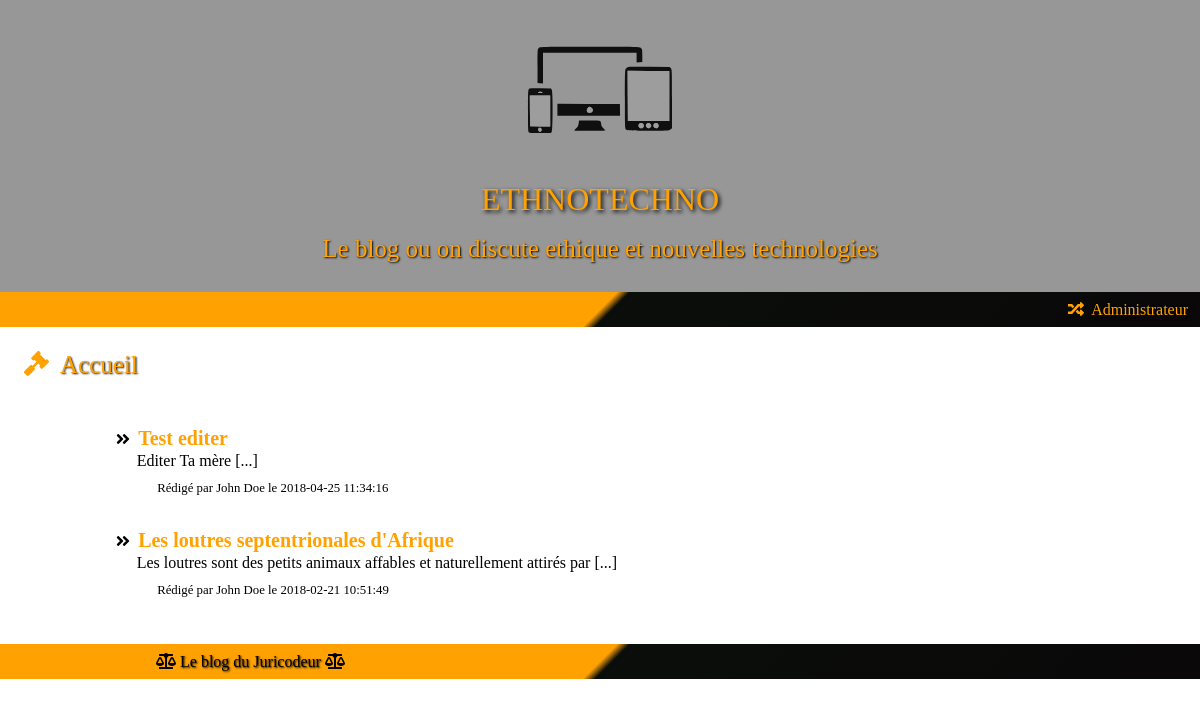
The page / on the database its author committed.
### tables this page shows
CREATE TABLE `Post` (
  `Id` smallint(5) UNSIGNED NOT NULL,
  `Title` varchar(100) NOT NULL,
  `Contents` text NOT NULL,
  `CreationTimestamp` datetime NOT NULL,
  `Author_Id` tinyint(3) UNSIGNED DEFAULT NULL,
  `Category_Id` tinyint(3) UNSIGNED DEFAULT NULL
);

CREATE TABLE `Author` (
  `Id` tinyint(3) UNSIGNED NOT NULL,
  `FirstName` varchar(50) NOT NULL,
  `LastName` varchar(50) NOT NULL
);

### index.php (called while the page is built, shortened)
<?php
include 'application/bdd_connection.php';
$query = $pdo->prepare(
    '
        SELECT
            Post.Id,
            Title,
            Contents,
            CreationTimestamp,
            FirstName,
            LastName
        FROM
            Post
        INNER JOIN
            Author
        ON
            Post.Author_Id = Author.Id
        ORDER BY
            CreationTimestamp DESC
    ');
$query->execute();
$articles = $query->fetchAll(PDO::FETCH_ASSOC);
include 'layout.phtml';
?>

### index.phtml (the view)
<h2><i class="fas fa-gavel"></i>&nbsp; Accueil</h2><br/>
<ul class="article-list">
	<?php foreach($articles as $article): ?>
      	<li class="article">
            <h3>
                <i class="fas fa-angle-double-right"></i>&nbsp;
                <a href="show_article.php?id=<?= intval($article['Id']) ?>" title="Consulter l'article">
                    <?= htmlspecialchars($article['Title']) ?>
                </a>
            </h3>
            <article><?= substr(htmlspecialchars($article['Contents']), 0, 100) ?>&nbsp;[...]</article>
            <small>
                Rédigé par <?= htmlspecialchars($article['FirstName']) ?> <?= htmlspecialchars($article['LastName']) ?>
                le <?= htmlspecialchars($article['CreationTimestamp']) ?>
            </small>
        </li>
    <?php endforeach; ?>
</ul>

### css/style.css (style rules this page uses)
* { box-sizing: border-box; outline: none; }
body { margin: 0; }
a, a:hover, a:visited, a:active { text-decoration: none; }
h2 { font-size: 25px; color: #ffa100; text-shadow : 1px 1px 2px #000000; }
.article { padding-left: 5%; margin-bottom: 2%; }
.article a { color: #ffa100; font-weight: bold; font-size: 20px; }
.article article { padding: 0.5% 0 1% 2%; }
.article small { padding-left: 4%; }
li { margin : 3%; }

### rows shown on the page
post: Title "Test editer", Contents "Editer Ta mère", Author_Id.FirstName "John", Author_Id.LastName "Doe", CreationTimestamp "2018-04-25 11:34:16"
post: Title "Les loutres septentrionales d'Afrique", Contents "Les loutres sont des petits animaux affables et naturellement attirés par", Author_Id.FirstName "John", Author_Id.LastName "Doe", CreationTimestamp "2018-02-21 10:51:49"
